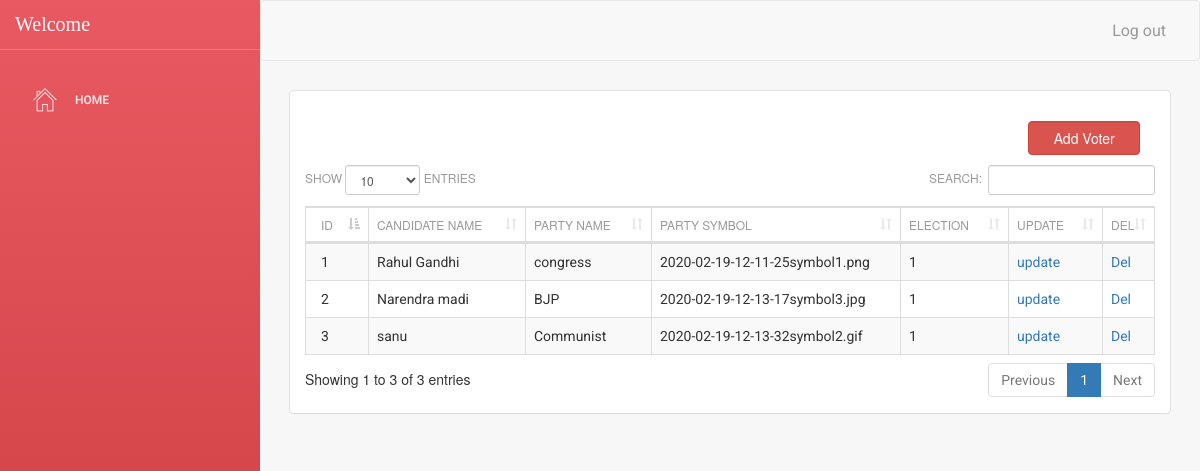
Page /admin/candidate/select.php (signed in) on the committed database.
### tables this page shows
CREATE TABLE IF NOT EXISTS `candidates` (
  `id` int(10) NOT NULL AUTO_INCREMENT,
  `candidate_name` varchar(20) NOT NULL,
  `party_name` varchar(20) NOT NULL,
  `party_symbol` tinytext NOT NULL,
  `election` varchar(25) NOT NULL,
  PRIMARY KEY (`id`)
);

### admin/candidate/table.php (called while the page is built, shortened)
<?php
$table="candidates";
?>

### admin/candidate/select.php (the view, shortened to what this page needs)
<?php
include("table.php");
include("../header_inner.php");
$i=0;
?>
		<link rel="stylesheet" type="text/css" href="datatables.min.css">
<div class="">
<?php
echo"<div class='col-sm-2' style='float:right;margin-bottom:10px;'><form action='form.php' method='post'><input type='submit' name='view' value='Add Voter' class='form-control btn-danger'></form></div>";
?>
<div class="clearfix"></div>
<table id="example" class="table table-striped table-bordered dataTable no-footer" cellspacing="0"  role="grid" aria-describedby="example_info" >
          <?php
		  include("../connection.php");
	?>
	<?php
		  $result2 = mysqli_query($con,"SHOW FIELDS FROM $table");
 echo "<thead><tr>";
while ($row2 = mysqli_fetch_array($result2))
 {
  $name=$row2['Field'];
  echo "<th>".
  str_replace('_', ' ', $name)
  ."</th>";
 $i++;
 }
 echo "
<th>Update</th>
 <th>Del</th>
 </tr></thead>";
   echo "<tbody>";
 	$result = mysqli_query($con,"SELECT * FROM $table ");
$h=1;
		while($row = mysqli_fetch_array($result))
		{
		$id=$row['0'];
		echo "<tr>";
		for($k=0;$k<$i;$k++)
		{
			if($k==0)
			{
			echo "<td >  $h</td>";
			}
			elseif($k==30)
			{
			  $sql2 = "select *  from student where id='$_SESSION[userid]' ";
    $result2 = mysqli_query($con, $sql2) or die("Error in Selecting " . mysqli_error($connection));
$row2 =mysqli_fetch_array($result2);
			echo "<td >  $row2[contact_person]</td>";
			}
			elseif($k==31)
			{
			echo "<td class='hiddentd'> $row[content] </td>";
			}
				elseif($k==8)
			{
			echo "<td > <img src='uploads/$row[$k]' width='100'></td>";
			}
			else
			{
			echo "<td >$row[$k]</td>";
			}
		}
			echo "
			<td><a href='update.php?id=$id'>update</a></td>
			<td><a href='?del_id=$id' onclick='return rem()'>Del</a></td>
			</tr>";
		$h++;
		}
        ?>
        </tbody>
    </table>
    </div>

### admin/common/menu.php (shortened to what this page needs)
?><!doctype html>
<html lang="en">
<head>
    <link href="../assets/css/bootstrap.min.css" rel="stylesheet" />
    <link href="../assets/css/animate.min.css" rel="stylesheet"/>
    <link href="../assets/css/light-bootstrap-dashboard.css" rel="stylesheet"/>
    <link href="../assets/css/demo.css" rel="stylesheet" />
    <link href="../common/font-awesome.min.css" rel="stylesheet">
    <link href="../assets/css/pe-icon-7-stroke.css" rel="stylesheet" />
</head>
<body style="background-color:f36;">
<div class="wrapper">
<div class="sidebar" data-color="red"  data-image="../assets/img/pic2.png">
    	<div class="sidebar-wrapper">
            <div class="logo">
                  <span style="font-size:20px;color:#FFF;margin-top:12px; font-family:Georgia, 'Times New Roman', Times, serif"> Welcome <br>
                </span>
            </div>
            <ul class="nav">
                 <li>
                    <a href="../dashboard/dashboard.php">
                        <i class="pe-7s-home"></i>
                        <p>Home </p>
                    </a>
                </li>
            </ul>
    	</div>
    </div>
    <div class="main-panel">
    <nav class="navbar navbar-default navbar-fixed">
            <div class="container-fluid">
                <div class="collapse navbar-collapse">
                    <ul class="nav navbar-nav navbar-right">
                        <li>
                            <a href="../dashboard/dashboard.php?status=logout">
                                <p>Log out</p>
                            </a>
                        </li>
                    </ul>
                </div>
            </div>
        </nav>

### admin/header_inner.php (shortened to what this page needs)
<?php
include("../common/menu.php");
?>
        <div class="content">
            <div class="container-fluid">
                <div class="row">
                    <div class="col-md-12">
                        <div class="card">
                            <div class="header">
                            </div>
                             <div class="content">

### rows in the picture
candidates: candidate_name "Rahul Gandhi", party_name "congress", party_symbol "2020-02-19-12-11-25symbol1.png", election "1"
candidates: candidate_name "Narendra madi", party_name "BJP", party_symbol "2020-02-19-12-13-17symbol3.jpg", election "1"
candidates: candidate_name "sanu", party_name "Communist", party_symbol "2020-02-19-12-13-32symbol2.gif", election "1"

### other values in the picture
str_replace('_', ' ', $name) "ID"
str_replace('_', ' ', $name) "CANDIDATE NAME"
str_replace('_', ' ', $name) "PARTY NAME"
str_replace('_', ' ', $name) "PARTY SYMBOL"
str_replace('_', ' ', $name) "ELECTION"
